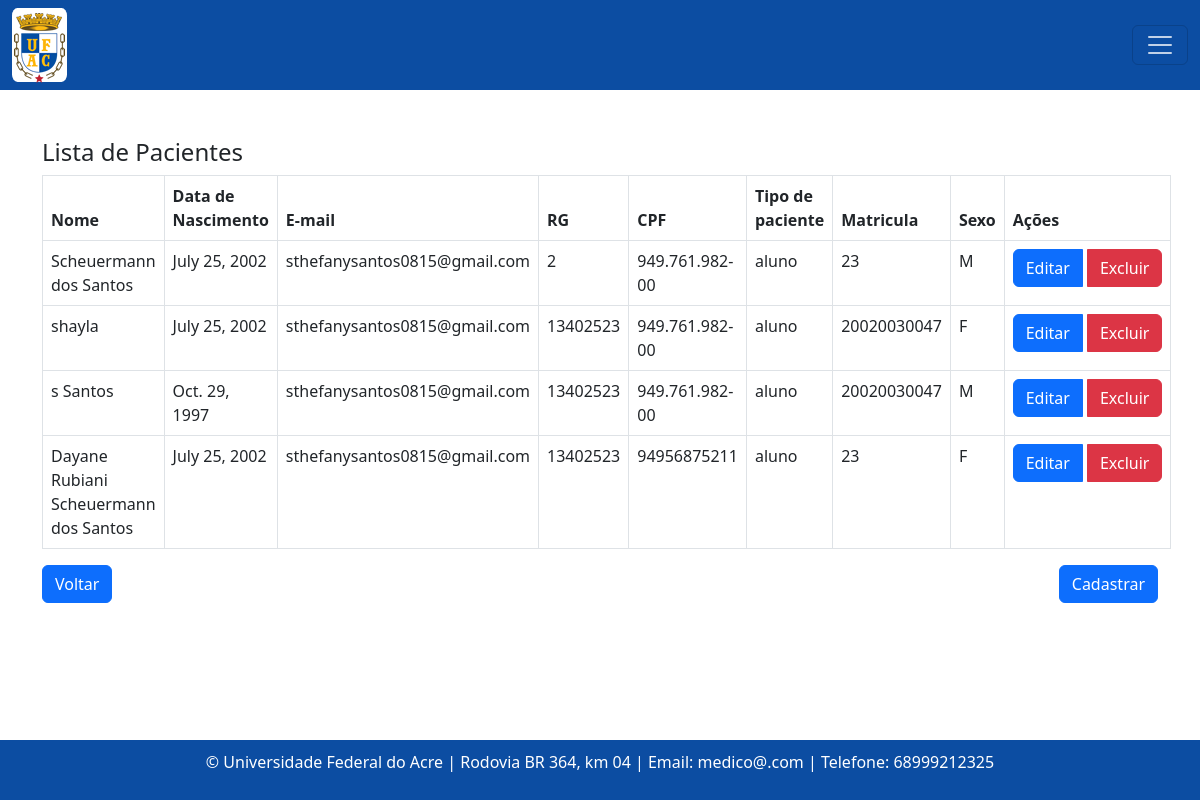
The app's page /pacientes/ with its own data.
### consulta/models.py (models this page shows, shortened)
class Paciente(models.Model):
    nome = models.CharField(max_length=100)
    data_nascimento = models.DateField()
    email = models.EmailField()
    rg = models.CharField(max_length=20)
    cpf = models.CharField(max_length=14)
    sexo = models.CharField(max_length=1, choices=[('M', 'Masculino'), ('F', 'Feminino')])
    matricula = models.CharField(max_length=20)
    tipo_paciente = models.CharField(max_length=20)
    cargo_funcao = models.CharField(max_length=50, default='')
    cep = models.CharField(max_length=9)
    cidade = models.CharField(max_length=50)
    bairro = models.CharField(max_length=50, default='')
    uf = models.CharField(max_length=2)
    numero = models.CharField(max_length=10)
    ddd_telefone = models.CharField(max_length=3)
    complemento = models.CharField(max_length=100, blank=True, null=True, default='')  # Adicionando o valor padrão aqui

### consulta/views.py (the view)
# urls.py: path('pacientes/', listar_pacientes, name= 'pacienteListagem' ),
def listar_pacientes(request):
    pacientes = Paciente.objects.all()
    return render(request, 'consultas/listagem_pacientes.html', {'pacientes': pacientes})

### templates/consultas/listagem_pacientes.html (shortened to what this page needs)
{% extends "base.html" %}
{% block content %}
  <h4>Lista de Pacientes</h4>
  <table class="table table-bordered">
    <thead>
      <tr>
        <th>Nome</th>
        <th>Data de Nascimento</th>
        <th>E-mail</th>
        <th>RG</th>
        <th>CPF</th>
        <th>Tipo de paciente</th>
        <th>Matricula</th>
        <th>Sexo</th>
        <th>Ações</th>
      </tr>
    </thead>
    <tbody>
      {% for paciente in pacientes %}
      <tr class="paciente-row">
        <td>{{ paciente.nome }}</td>
        <td>{{ paciente.data_nascimento }}</td>
        <td>{{ paciente.email }}</td>
        <td>{{ paciente.rg }}</td>
        <td>{{ paciente.cpf }}</td>
        <td>{{ paciente.tipo_paciente }}</td>
        <td>{{ paciente.matricula }}</td>
        <td>{{ paciente.sexo }}</td>
        <td>
          <div class="btn-group" role="group" aria-label="Ações">
            <a href="{% url 'pacienteEditar' paciente.id %}" class="btn btn-primary">Editar</a>
            <a href="{% url 'pacienteExcluir' paciente.id %}" class="btn btn-danger ms-1">Excluir</a>
        </div>
        </td>
      </tr>
      {% endfor %}
    </tbody>
  </table>
  <div class="d-flex justify-content-between">
    <a class="btn btn-primary" href="{% url 'home' %}">Voltar</a>
    <a class="btn btn-primary" href="{% url 'pacienteCreate'  %}">Cadastrar</a>
  </div>
{% endblock %}

### records on screen
Paciente: nome "Scheuermann dos Santos", data_nascimento "July 25, 2002", email "sthefanysantos0815@gmail.com", rg "2", cpf "949.761.982-00", tipo_paciente "aluno", matricula "23", sexo "M"
Paciente: nome "shayla", data_nascimento "July 25, 2002", email "sthefanysantos0815@gmail.com", rg "13402523", cpf "949.761.982-00", tipo_paciente "aluno", matricula "20020030047", sexo "F"
Paciente: nome "s Santos", data_nascimento "Oct. 29, 1997", email "sthefanysantos0815@gmail.com", rg "13402523", cpf "949.761.982-00", tipo_paciente "aluno", matricula "20020030047", sexo "M"
Paciente: nome "Dayane Rubiani Scheuermann dos Santos", data_nascimento "July 25, 2002", email "sthefanysantos0815@gmail.com", rg "13402523", cpf "94956875211", tipo_paciente "aluno", matricula "23", sexo "F"
